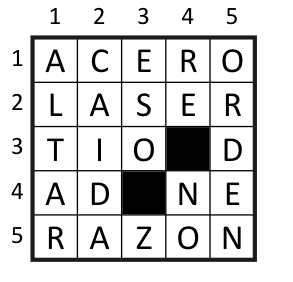
#> input picture IMAGES/hough_input.png, 293 x 282 px
$ python hough_transform_image.py
#> lines starting #> are read from the running program, lines starting #| are printed output that depends on the picture; after the words box and inside, x2 and y2 are one past the last pixel; in counts of white or black regions, pixels touching at a corner belong together
import cv2 as cv
import numpy as np
import matplotlib
matplotlib.use('Qt5Agg')
import matplotlib.pyplot as plt

img = cv.imread('../../../IMAGES/hough_input.png')
#> img is the input picture: shape (282, 293, 3); min 0, max 255, mean 214.3
img_org = cv.imread('../../../IMAGES/hough_input.png')

gray = cv.cvtColor(img,cv.COLOR_BGR2GRAY)
edges = cv.Canny(gray,50,150,apertureSize = 3)
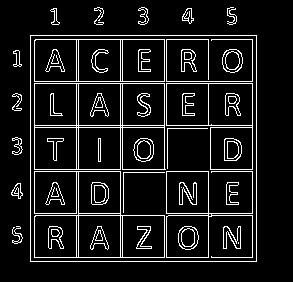
#> edges: shape (282, 293); 9.6% white in thin lines or dots, all inside (x1, y1, x2, y2) = (11, 7, 257, 262)

lines = cv.HoughLines(edges,1,np.pi/180,200)
#> lines = 15 rows, first 8: [30, 0], [256, 0], [35, 1.57], [261, 1.57], [81, 1.57], [83, 1.57], [125, 1.57], [78, 0]
for rho,theta in lines[0]:
    a = np.cos(theta)
    b = np.sin(theta)
    x0 = a*rho
    y0 = b*rho
    x1 = int(x0 + 1000*(-b))
    y1 = int(y0 + 1000*(a))
    x2 = int(x0 - 1000*(-b))
    y2 = int(y0 - 1000*(a))

    cv.line(img,(x1,y1),(x2,y2),(0,0,255),2)
#> this loop made 1 pass
#> (rho, theta, a, b, x0, y0, x1, y1) on pass 1: (30, 0, 1, 0, 30, 0, 30, 1000)
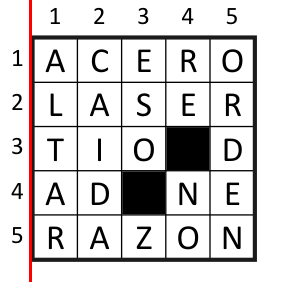
#> img: shape (282, 293, 3); 1.02% of pixels changed, all inside (x1, y1, x2, y2) = (29, 0, 32, 282)

plt.subplot(121),plt.imshow(img_org),plt.title('Input')
plt.subplot(122),plt.imshow(img),plt.title('Output')
plt.show()
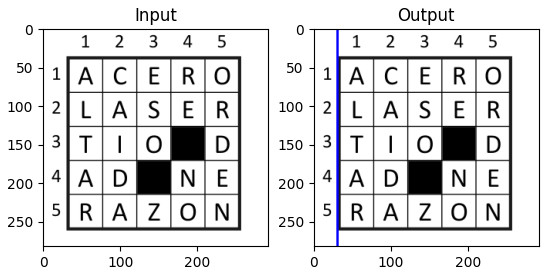
#> figure drawn by matplotlib, 2 panels

$ run again, with IMAGES/affine_input.png copied over IMAGES/hough_input.png
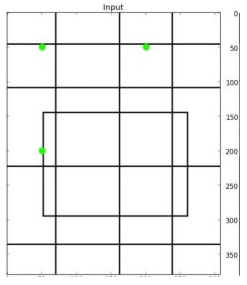
#> input picture IMAGES/affine_input.png, 247 x 285 px
#> img is the input picture: shape (285, 247, 3); mean B, G, R 240.5, 240.8, 240.5
#> `edges = cv.Canny(gray,50,150,apertureSize = 3)`:
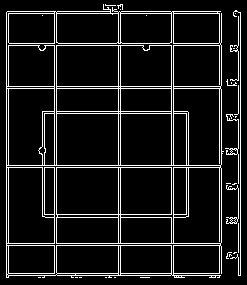
#> edges: shape (285, 247); 9.8% white in thin lines or dots
#> lines = 24 rows, first 8: [6, 0], [118, 0], [120, 0], [240, 0], [173, 0], [54, 0], [8, 0], [171, 0]
#> the loop `for rho,theta in lines[0]:` made 1 pass
#> (rho, theta, a, b, x0, y0, x1, y1) on pass 1: (6, 0, 1, 0, 6, 0, 6, 1000)
#> `plt.show()`:
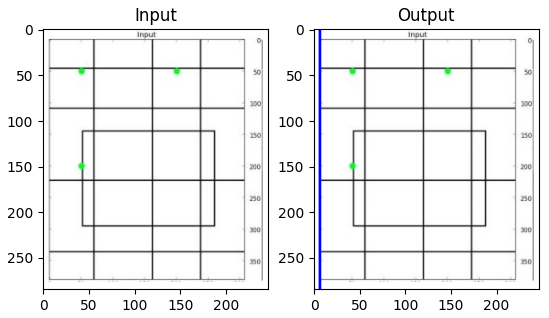
#> figure drawn by matplotlib, 2 panels; B, G, R data is drawn as R, G, B
